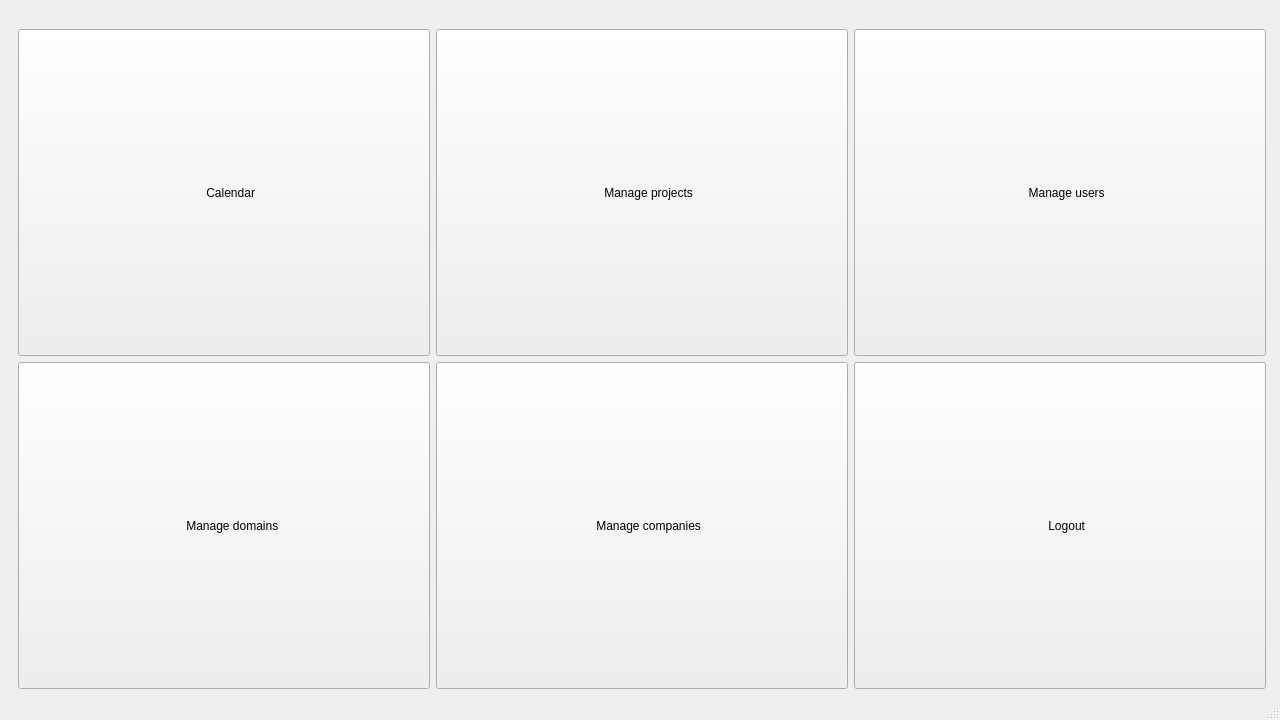
<?xml version="1.0" encoding="UTF-8"?>
<ui version="4.0">
 <class>MainWindow</class>
 <widget class="QMainWindow" name="MainWindow">
  <property name="geometry">
   <rect>
    <x>0</x>
    <y>0</y>
    <width>1280</width>
    <height>720</height>
   </rect>
  </property>
  <property name="minimumSize">
   <size>
    <width>1280</width>
    <height>720</height>
   </size>
  </property>
  <property name="windowTitle">
   <string>gigaJira</string>
  </property>
  <property name="windowIcon">
   <iconset>
    <normaloff>../../gigaJiraLogoRounded-Small.png</normaloff>../../gigaJiraLogoRounded-Small.png</iconset>
  </property>
  <property name="iconSize">
   <size>
    <width>64</width>
    <height>64</height>
   </size>
  </property>
  <property name="toolButtonStyle">
   <enum>Qt::ToolButtonStyle::ToolButtonTextUnderIcon</enum>
  </property>
  <widget class="QWidget" name="centralwidget">
   <layout class="QHBoxLayout" name="horizontalLayout">
    <item>
     <widget class="QStackedWidget" name="stack">
      <property name="currentIndex">
       <number>1</number>
      </property>
      <widget class="QWidget" name="calendar">
       <layout class="QHBoxLayout" name="horizontalLayout_2">
        <property name="leftMargin">
         <number>0</number>
        </property>
        <property name="topMargin">
         <number>0</number>
        </property>
        <property name="rightMargin">
         <number>5</number>
        </property>
        <property name="bottomMargin">
         <number>0</number>
        </property>
        <item>
         <widget class="QScrollArea" name="hScroll">
          <property name="verticalScrollBarPolicy">
           <enum>Qt::ScrollBarPolicy::ScrollBarAlwaysOff</enum>
          </property>
          <property name="widgetResizable">
           <bool>true</bool>
          </property>
          <widget class="QWidget" name="hScrollArea">
           <property name="geometry">
            <rect>
             <x>0</x>
             <y>0</y>
             <width>342</width>
             <height>100</height>
            </rect>
           </property>
           <layout class="QHBoxLayout" name="horizontalLayout_3">
            <item>
             <layout class="QVBoxLayout" name="day0Layout">
              <item>
               <widget class="QLabel" name="day0Label">
                <property name="text">
                 <string>Day0</string>
                </property>
                <property name="alignment">
                 <set>Qt::AlignmentFlag::AlignCenter</set>
                </property>
               </widget>
              </item>
              <item>
               <widget class="QScrollArea" name="vScroll0">
                <property name="widgetResizable">
                 <bool>true</bool>
                </property>
                <property name="alignment">
                 <set>Qt::AlignmentFlag::AlignLeading|Qt::AlignmentFlag::AlignLeft|Qt::AlignmentFlag::AlignVCenter</set>
                </property>
                <widget class="QWidget" name="vScroll0Area">
                 <property name="geometry">
                  <rect>
                   <x>0</x>
                   <y>0</y>
                   <width>96</width>
                   <height>26</height>
                  </rect>
                 </property>
                 <layout class="QVBoxLayout" name="verticalLayout">
                  <item>
                   <spacer name="verticalSpacer">
                    <property name="orientation">
                     <enum>Qt::Orientation::Vertical</enum>
                    </property>
                    <property name="sizeHint" stdset="0">
                     <size>
                      <width>20</width>
                      <height>40</height>
                     </size>
                    </property>
                   </spacer>
                  </item>
                 </layout>
                </widget>
               </widget>
              </item>
             </layout>
            </item>
            <item>
             <layout class="QVBoxLayout" name="day1Layout">
              <item>
               <widget class="QLabel" name="day1Label">
                <property name="text">
                 <string>Day1</string>
                </property>
                <property name="alignment">
                 <set>Qt::AlignmentFlag::AlignCenter</set>
                </property>
               </widget>
              </item>
              <item>
               <widget class="QScrollArea" name="vScroll1">
                <property name="widgetResizable">
                 <bool>true</bool>
                </property>
                <widget class="QWidget" name="vScroll1Area">
                 <property name="geometry">
                  <rect>
                   <x>0</x>
                   <y>0</y>
                   <width>96</width>
                   <height>26</height>
                  </rect>
                 </property>
                 <layout class="QVBoxLayout" name="verticalLayout_2">
                  <item>
                   <spacer name="verticalSpacer_2">
                    <property name="orientation">
                     <enum>Qt::Orientation::Vertical</enum>
                    </property>
                    <property name="sizeHint" stdset="0">
                     <size>
                      <width>20</width>
                      <height>40</height>
                     </size>
                    </property>
                   </spacer>
                  </item>
                 </layout>
                </widget>
               </widget>
              </item>
             </layout>
            </item>
            <item>
             <layout class="QVBoxLayout" name="day2Layout">
              <item>
               <widget class="QLabel" name="day2Label">
                <property name="text">
                 <string>Day2</string>
                </property>
                <property name="alignment">
                 <set>Qt::AlignmentFlag::AlignCenter</set>
                </property>
               </widget>
              </item>
              <item>
               <widget class="QScrollArea" name="vScroll2">
                <property name="widgetResizable">
                 <bool>true</bool>
                </property>
                <widget class="QWidget" name="vScroll2Area">
                 <property name="geometry">
                  <rect>
                   <x>0</x>
                   <y>0</y>
                   <width>96</width>
                   <height>26</height>
                  </rect>
                 </property>
                 <layout class="QVBoxLayout" name="verticalLayout_3">
                  <item>
                   <spacer name="verticalSpacer_3">
                    <property name="orientation">
                     <enum>Qt::Orientation::Vertical</enum>
                    </property>
                    <property name="sizeHint" stdset="0">
                     <size>
                      <width>20</width>
                      <height>40</height>
                     </size>
                    </property>
                   </spacer>
                  </item>
                 </layout>
                </widget>
               </widget>
              </item>
             </layout>
            </item>
            <item>
             <layout class="QVBoxLayout" name="day3Layout">
              <item>
               <widget class="QLabel" name="day3Label">
                <property name="text">
                 <string>Day3</string>
                </property>
                <property name="alignment">
                 <set>Qt::AlignmentFlag::AlignCenter</set>
                </property>
               </widget>
              </item>
              <item>
               <widget class="QScrollArea" name="vScroll3">
                <property name="widgetResizable">
                 <bool>true</bool>
                </property>
                <widget class="QWidget" name="vScroll3Area">
                 <property name="geometry">
                  <rect>
                   <x>0</x>
                   <y>0</y>
                   <width>96</width>
                   <height>26</height>
                  </rect>
                 </property>
                 <layout class="QVBoxLayout" name="verticalLayout_4">
                  <item>
                   <spacer name="verticalSpacer_4">
                    <property name="orientation">
                     <enum>Qt::Orientation::Vertical</enum>
                    </property>
                    <property name="sizeHint" stdset="0">
                     <size>
                      <width>20</width>
                      <height>40</height>
                     </size>
                    </property>
                   </spacer>
                  </item>
                 </layout>
                </widget>
               </widget>
              </item>
             </layout>
            </item>
            <item>
             <layout class="QVBoxLayout" name="day4Layout">
              <item>
               <widget class="QLabel" name="day4Label">
                <property name="text">
                 <string>Day4</string>
                </property>
                <property name="alignment">
                 <set>Qt::AlignmentFlag::AlignCenter</set>
                </property>
               </widget>
              </item>
              <item>
               <widget class="QScrollArea" name="vScroll4">
                <property name="widgetResizable">
                 <bool>true</bool>
                </property>
                <widget class="QWidget" name="vScroll4Area">
                 <property name="geometry">
                  <rect>
                   <x>0</x>
                   <y>0</y>
                   <width>96</width>
                   <height>26</height>
                  </rect>
                 </property>
                 <layout class="QVBoxLayout" name="verticalLayout_5">
                  <item>
                   <spacer name="verticalSpacer_5">
                    <property name="orientation">
                     <enum>Qt::Orientation::Vertical</enum>
                    </property>
                    <property name="sizeHint" stdset="0">
                     <size>
                      <width>20</width>
                      <height>40</height>
                     </size>
                    </property>
                   </spacer>
                  </item>
                 </layout>
                </widget>
               </widget>
              </item>
             </layout>
            </item>
           </layout>
          </widget>
         </widget>
        </item>
        <item>
         <layout class="QVBoxLayout" name="verticalLayout_6">
          <property name="topMargin">
           <number>0</number>
          </property>
          <property name="rightMargin">
           <number>0</number>
          </property>
          <property name="bottomMargin">
           <number>0</number>
          </property>
          <item>
           <widget class="QToolButton" name="homeButton">
            <property name="sizePolicy">
             <sizepolicy hsizetype="Fixed" vsizetype="Expanding">
              <horstretch>0</horstretch>
              <verstretch>0</verstretch>
             </sizepolicy>
            </property>
            <property name="minimumSize">
             <size>
              <width>100</width>
              <height>100</height>
             </size>
            </property>
            <property name="layoutDirection">
             <enum>Qt::LayoutDirection::LeftToRight</enum>
            </property>
            <property name="styleSheet">
             <string notr="true">QToolButton {
	font-size: 16px;
}</string>
            </property>
            <property name="text">
             <string>Home</string>
            </property>
            <property name="icon">
             <iconset theme="user-home"/>
            </property>
            <property name="iconSize">
             <size>
              <width>64</width>
              <height>64</height>
             </size>
            </property>
            <property name="toolButtonStyle">
             <enum>Qt::ToolButtonStyle::ToolButtonIconOnly</enum>
            </property>
           </widget>
          </item>
          <item>
           <widget class="QToolButton" name="addTaskButton">
            <property name="sizePolicy">
             <sizepolicy hsizetype="Fixed" vsizetype="Expanding">
              <horstretch>0</horstretch>
              <verstretch>0</verstretch>
             </sizepolicy>
            </property>
            <property name="minimumSize">
             <size>
              <width>100</width>
              <height>100</height>
             </size>
            </property>
            <property name="text">
             <string/>
            </property>
            <property name="icon">
             <iconset theme="list-add"/>
            </property>
            <property name="iconSize">
             <size>
              <width>64</width>
              <height>64</height>
             </size>
            </property>
            <property name="toolButtonStyle">
             <enum>Qt::ToolButtonStyle::ToolButtonIconOnly</enum>
            </property>
           </widget>
          </item>
          <item>
           <widget class="QToolButton" name="nextPageButton">
            <property name="sizePolicy">
             <sizepolicy hsizetype="Fixed" vsizetype="Expanding">
              <horstretch>0</horstretch>
              <verstretch>0</verstretch>
             </sizepolicy>
            </property>
            <property name="minimumSize">
             <size>
              <width>100</width>
              <height>100</height>
             </size>
            </property>
            <property name="styleSheet">
             <string notr="true">QToolButton {
	font-size: 16px;
}</string>
            </property>
            <property name="text">
             <string>Next</string>
            </property>
            <property name="icon">
             <iconset theme="go-next"/>
            </property>
            <property name="iconSize">
             <size>
              <width>60</width>
              <height>60</height>
             </size>
            </property>
            <property name="toolButtonStyle">
             <enum>Qt::ToolButtonStyle::ToolButtonIconOnly</enum>
            </property>
           </widget>
          </item>
          <item>
           <widget class="QToolButton" name="backPageButton">
            <property name="sizePolicy">
             <sizepolicy hsizetype="Fixed" vsizetype="Expanding">
              <horstretch>0</horstretch>
              <verstretch>0</verstretch>
             </sizepolicy>
            </property>
            <property name="minimumSize">
             <size>
              <width>100</width>
              <height>100</height>
             </size>
            </property>
            <property name="styleSheet">
             <string notr="true">QToolButton {
	font-size: 16px;
}</string>
            </property>
            <property name="text">
             <string>Back</string>
            </property>
            <property name="icon">
             <iconset theme="go-previous"/>
            </property>
            <property name="iconSize">
             <size>
              <width>60</width>
              <height>60</height>
             </size>
            </property>
            <property name="toolButtonStyle">
             <enum>Qt::ToolButtonStyle::ToolButtonIconOnly</enum>
            </property>
           </widget>
          </item>
         </layout>
        </item>
       </layout>
      </widget>
      <widget class="QWidget" name="menu">
       <layout class="QHBoxLayout" name="horizontalLayout_5">
        <property name="topMargin">
         <number>0</number>
        </property>
        <property name="rightMargin">
         <number>5</number>
        </property>
        <property name="bottomMargin">
         <number>0</number>
        </property>
        <item>
         <layout class="QVBoxLayout" name="verticalLayout_7">
          <item>
           <layout class="QHBoxLayout" name="horizontalLayout_6">
            <item>
             <widget class="QLabel" name="logo">
              <property name="maximumSize">
               <size>
                <width>300</width>
                <height>300</height>
               </size>
              </property>
              <property name="text">
               <string/>
              </property>
              <property name="pixmap">
               <pixmap>../gigaJiraLogoRounded.png</pixmap>
              </property>
              <property name="scaledContents">
               <bool>true</bool>
              </property>
              <property name="alignment">
               <set>Qt::AlignmentFlag::AlignCenter</set>
              </property>
             </widget>
            </item>
           </layout>
          </item>
          <item>
           <layout class="QGridLayout" name="gridLayout">
            <item row="0" column="2">
             <widget class="QPushButton" name="manageUsersButton">
              <property name="sizePolicy">
               <sizepolicy hsizetype="Minimum" vsizetype="MinimumExpanding">
                <horstretch>0</horstretch>
                <verstretch>0</verstretch>
               </sizepolicy>
              </property>
              <property name="text">
               <string>    Manage users</string>
              </property>
              <property name="icon">
               <iconset theme="emblem-shared"/>
              </property>
              <property name="iconSize">
               <size>
                <width>64</width>
                <height>64</height>
               </size>
              </property>
             </widget>
            </item>
            <item row="0" column="0">
             <widget class="QPushButton" name="calendarButton">
              <property name="sizePolicy">
               <sizepolicy hsizetype="Minimum" vsizetype="MinimumExpanding">
                <horstretch>0</horstretch>
                <verstretch>0</verstretch>
               </sizepolicy>
              </property>
              <property name="text">
               <string>    Calendar</string>
              </property>
              <property name="icon">
               <iconset theme="start-here"/>
              </property>
              <property name="iconSize">
               <size>
                <width>64</width>
                <height>64</height>
               </size>
              </property>
             </widget>
            </item>
            <item row="0" column="1">
             <widget class="QPushButton" name="manageProjectsButton">
              <property name="sizePolicy">
               <sizepolicy hsizetype="Minimum" vsizetype="MinimumExpanding">
                <horstretch>0</horstretch>
                <verstretch>0</verstretch>
               </sizepolicy>
              </property>
              <property name="text">
               <string>    Manage projects</string>
              </property>
              <property name="icon">
               <iconset theme="accessories-dictionary"/>
              </property>
              <property name="iconSize">
               <size>
                <width>64</width>
                <height>64</height>
               </size>
              </property>
             </widget>
            </item>
            <item row="1" column="0">
             <widget class="QPushButton" name="manageDomainsButton">
              <property name="sizePolicy">
               <sizepolicy hsizetype="Minimum" vsizetype="MinimumExpanding">
                <horstretch>0</horstretch>
                <verstretch>0</verstretch>
               </sizepolicy>
              </property>
              <property name="text">
               <string>     Manage domains</string>
              </property>
              <property name="icon">
               <iconset theme="applications-internet"/>
              </property>
              <property name="iconSize">
               <size>
                <width>64</width>
                <height>64</height>
               </size>
              </property>
             </widget>
            </item>
            <item row="1" column="1">
             <widget class="QPushButton" name="manageCompaniesButton">
              <property name="sizePolicy">
               <sizepolicy hsizetype="Minimum" vsizetype="MinimumExpanding">
                <horstretch>0</horstretch>
                <verstretch>0</verstretch>
               </sizepolicy>
              </property>
              <property name="text">
               <string>    Manage companies</string>
              </property>
              <property name="icon">
               <iconset theme="camera-web"/>
              </property>
              <property name="iconSize">
               <size>
                <width>64</width>
                <height>64</height>
               </size>
              </property>
             </widget>
            </item>
            <item row="1" column="2">
             <widget class="QPushButton" name="logoutButton">
              <property name="sizePolicy">
               <sizepolicy hsizetype="Minimum" vsizetype="MinimumExpanding">
                <horstretch>0</horstretch>
                <verstretch>0</verstretch>
               </sizepolicy>
              </property>
              <property name="text">
               <string>    Logout</string>
              </property>
              <property name="icon">
               <iconset theme="system-log-out"/>
              </property>
              <property name="iconSize">
               <size>
                <width>64</width>
                <height>64</height>
               </size>
              </property>
             </widget>
            </item>
           </layout>
          </item>
         </layout>
        </item>
       </layout>
      </widget>
     </widget>
    </item>
   </layout>
  </widget>
  <widget class="QMenuBar" name="menubar">
   <property name="geometry">
    <rect>
     <x>0</x>
     <y>0</y>
     <width>1280</width>
     <height>33</height>
    </rect>
   </property>
  </widget>
  <widget class="QStatusBar" name="statusbar"/>
 </widget>
 <resources/>
 <connections/>
</ui>
